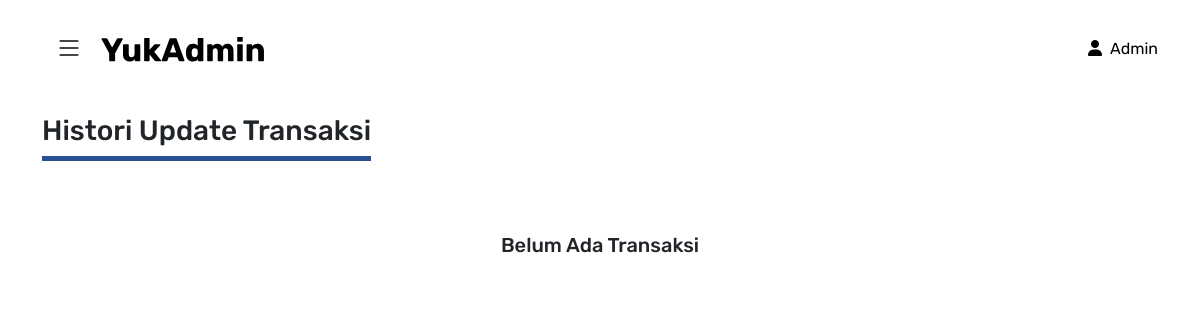
/admin/history-update-transaksi.php (signed in), run on an earlier commit of the app's database.
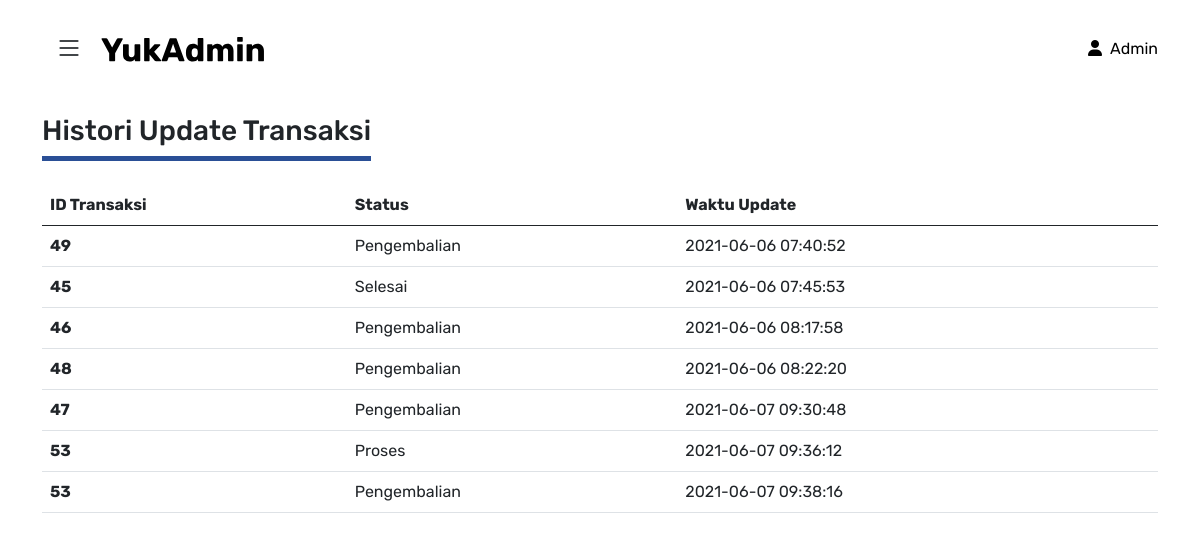
And on a later commit of the database.
### tables this page shows
CREATE TABLE `history_update_transaksi` (
  `id_transaksi` int(11) NOT NULL,
  `status` varchar(20) NOT NULL,
  `waktu_update` datetime NOT NULL
);

### admin/history-update-transaksi.php (the view, shortened to what this page needs)
<?php
include "../server/connection.php";
$query_getupdatetransaksi = mysqli_query($connect, "SELECT * FROM history_update_transaksi");
$data_countgetupdatetransaksi = mysqli_num_rows($query_getupdatetransaksi);
if (empty($_SESSION['email']) and empty($_SESSION['status'])) {
    header("location: ../login.php");
} else if ($_SESSION['email'] != "admin@yukadmin.com") {
    header("location: ../login.php");
} else if ($_SESSION['email'] == "admin@yukadmin.com") {
?>
<!DOCTYPE html>
<html lang="en">
<head>
    <?php
    include "assets/components/header.php"
    ?>
    <link rel="stylesheet" href="assets/css/style.css">
</head>
<body>
    <?php
    include "assets/components/navbar.php"
    ?>
    <div class="container">
        <div class="row mb-4">
            <div class="col">
                <div class="heading">
                    <h3>Histori Update Transaksi</h3>
                </div>
            </div>
        </div>
        <table class="table mb-5">
            <?php
            if ($data_countgetupdatetransaksi == 0) {
                echo "<div class='text-center py-5'>";
                echo "<h5>Belum Ada Transaksi</h5>";
                echo "</div>";
            } else {
            ?>
                <thead>
                    <tr>
                        <th scope="col">ID Transaksi</th>
                        <th scope="col">Status</th>
                        <th scope="col">Waktu Update</th>
                    </tr>
                </thead>
                <tbody>
                <?php
                while ($data_getupdatetransaksi = mysqli_fetch_array($query_getupdatetransaksi)) {
                    echo "<tr>";
                    echo "<th scope=row>$data_getupdatetransaksi[id_transaksi]</th>";
                    echo "<td>$data_getupdatetransaksi[status]</td>";
                    echo "<td>$data_getupdatetransaksi[waktu_update]</td>";
                    echo "</tr>";
                    echo '</div>';
                }
            }
                ?>
        </table>
    </div>
</body>
</html>
<?php
}
?>

What changed in the data, as far as the page shows it:
added history_update_transaksi: id_transaksi "49", status "Pengembalian", waktu_update "2021-06-06 07:40:52"
added history_update_transaksi: id_transaksi "45", status "Selesai", waktu_update "2021-06-06 07:45:53"
added history_update_transaksi: id_transaksi "46", status "Pengembalian", waktu_update "2021-06-06 08:17:58"
added history_update_transaksi: id_transaksi "48", status "Pengembalian", waktu_update "2021-06-06 08:22:20"
added history_update_transaksi: id_transaksi "47", status "Pengembalian", waktu_update "2021-06-07 09:30:48"
added history_update_transaksi: id_transaksi "53", status "Proses", waktu_update "2021-06-07 09:36:12"
added history_update_transaksi: id_transaksi "53", status "Pengembalian", waktu_update "2021-06-07 09:38:16"
Also different on the page:
text no longer shown: "Belum Ada Transaksi"
text now shown: "ID Transaksi Status Waktu Update"
